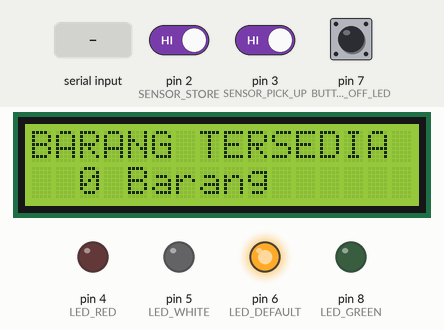
Recording of a sketch running on a simulated Arduino Uno, built with avr-gcc and run on an emulated ATmega328P. On the bench: 16×2 character LCD, output pins drawn as LEDs (lit = HIGH). The inputs (shaded band) are chosen by the test bench; at power-on: pin 7 (BUTTON_OFF_LED) HIGH, pin 2 (SENSOR_STORE) HIGH, pin 3 (SENSOR_PICK_UP) HIGH. Pins used as bus, display or sensor lines are not drawn; what the sketch prints to the serial monitor is not drawn.

Above: at 2.6 s.
2.7 s: "1423265828\n" received over Serial
At 4.8 s:
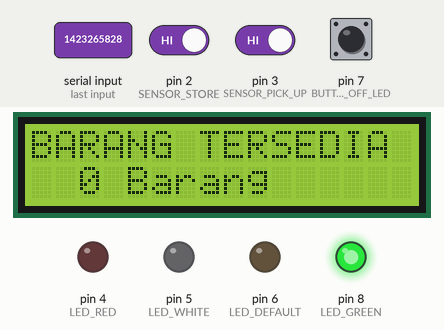
5.2 s: "382821947\n" received over Serial
At 7.4 s:
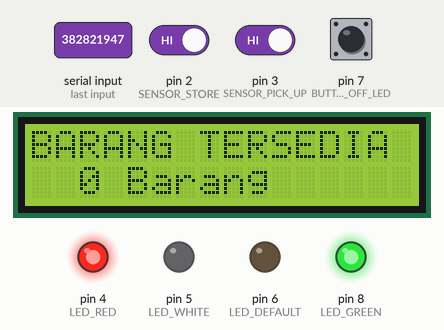
7.7 s: "1206265902\n" received over Serial
At 9.2 s:
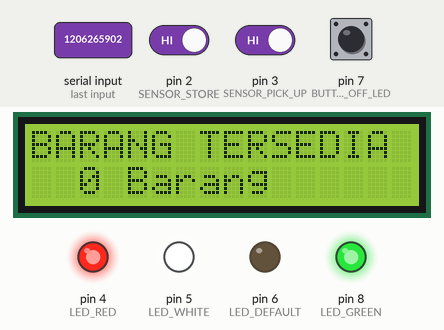
11.7 s: pin 7 (BUTTON_OFF_LED) pulled LOW for 0.15 s
At 12.7 s:
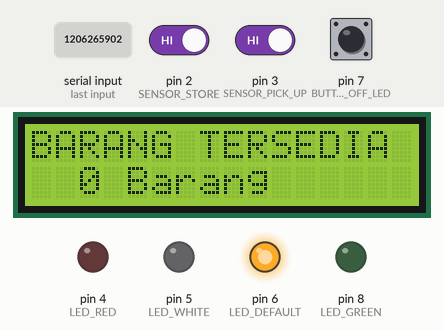
13.3 s: "382821947\n" received over Serial
At 15.6 s:
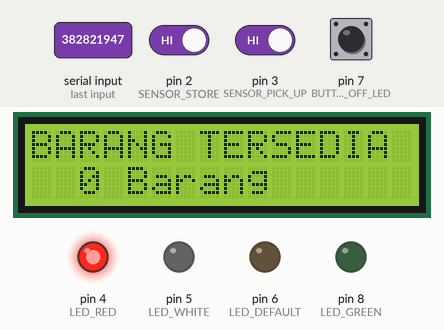
Timing chart, 0 to 16.7 s (numbered marks = the images above; inputs shaded):
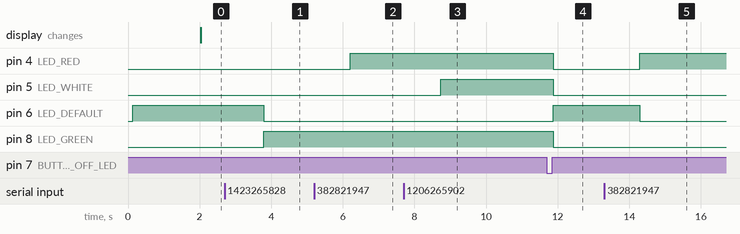

Measured:
- after the input at 2.7 s, pin 6 (LED_DEFAULT): HIGH → LOW after 1.1 s; pin 8 (LED_GREEN): LOW → HIGH after 1.1 s
- after the input at 5.2 s, pin 4 (LED_RED): LOW → HIGH after 1.0 s
- after the input at 7.7 s, pin 5 (LED_WHITE): LOW → HIGH after 1.0 s
- after the input at 11.7 s, pin 4 (LED_RED), pin 5 (LED_WHITE), pin 8 (LED_GREEN): HIGH → LOW after 0.17 s; pin 6 (LED_DEFAULT): LOW → HIGH after 0.17 s
- after the input at 13.3 s, pin 4 (LED_RED): LOW → HIGH after 1.0 s; pin 6 (LED_DEFAULT): HIGH → LOW after 1.0 s

The sketch:

STORE_APP_USING_RFFID_AND_IR_SENSOR.ino
```cpp
/*
* Created: 2 Juli 2024
*Author: Ridwan Bahari
*/

#include <SPI.h>
#include <MFRC522.h>
#include <LiquidCrystal_I2C.h>

#define SENSOR_STORE (2)
#define SENSOR_PICK_UP (3)
#define DETECTED (0)
#define EMPTY (0)

#define LED_GREEN (8)
#define LED_RED (4)
#define LED_WHITE (5)
#define LED_DEFAULT (6)
#define BUTTON_OFF_LED (7)
// INPUT
#define SS_PIN (10)
#define RST_PIN (9)
#define DELAY_RFID_SYS (100)
#define DELAY_COUNT_SYS (2000)
#define serial_buffer_len (80)

char serial_buffer[serial_buffer_len];

uint8_t BUTTON_COUNT = 0;
uint8_t flag_ID = 0;
uint8_t BUTTON_DATA;

uint32_t dataTest = 0;
uint32_t COUNT_ = 0;
uint32_t RFID_CARD = 0;
uint32_t prev_time_delay_rfid = 0;
uint32_t prev_time_delay_count = 0;

int buttonState;             // the current reading from the input pin
int lastButtonState = HIGH;  // the previous reading from the input pin

unsigned long lastDebounceTime = 0;  // the last time the output pin was toggled
unsigned long debounceDelay = 50;    // the debounce time; increase if the output flickers

String input_uart = "";

static bool flag_store = false;
static bool flag_pick_up = false;

LiquidCrystal_I2C lcd(0x27, 16, 2);  // I2C address 0x27, 16 column and 2 rows
MFRC522 rfid(SS_PIN, RST_PIN);

// Init array that will store new NUID
byte nuidPICC[4];
void setup() {
  Serial.begin(9600);

  pinMode(LED_GREEN, OUTPUT);
  pinMode(LED_RED, OUTPUT);
  pinMode(LED_WHITE, OUTPUT);
  pinMode(LED_DEFAULT, OUTPUT);

  pinMode(BUTTON_OFF_LED, INPUT_PULLUP);
  pinMode(SENSOR_STORE, INPUT_PULLUP);
  pinMode(SENSOR_PICK_UP, INPUT_PULLUP);

  attachInterrupt(digitalPinToInterrupt(SENSOR_STORE), store_intterupt_callback, RISING);
  attachInterrupt(digitalPinToInterrupt(SENSOR_PICK_UP), pick_up_interrupt_callback, RISING);

  lcd.init();  // initialize the lcd
  lcd.backlight();

  SPI.begin();      // Init SPI bus
  rfid.PCD_Init();  // Init MFRC522
  Serial.println(F("Scan RFID NUID..."));

  lcd.clear();
  lcd.setCursor(4, 0);
  lcd.print("APLIKASI");
  lcd.setCursor(2, 1);
  lcd.print("PENYIMPANAN");

  digitalWrite(LED_GREEN, LOW);
  digitalWrite(LED_RED, LOW);
  digitalWrite(LED_WHITE, LOW);
  digitalWrite(LED_DEFAULT, HIGH);
  delay(1000);
}

void loop() {

  if (millis() < prev_time_delay_rfid)
    prev_time_delay_rfid = 0;

  if (millis() < prev_time_delay_count)
    prev_time_delay_count = 0;

  if (millis() - prev_time_delay_rfid > DELAY_RFID_SYS) {
    prev_time_delay_rfid = millis();

    if (Serial.available() > 0) {
      if (read_serial_input(Serial.read(), serial_buffer, serial_buffer_len) > 0) {
        input_uart = String(serial_buffer);
      }
    }

    BUTTON_DATA = digitalRead(BUTTON_OFF_LED);

    readRFID();
    debounce_button(BUTTON_DATA);
    led_state();
  }

  if (millis() - prev_time_delay_count > DELAY_COUNT_SYS) {
    prev_time_delay_count = millis();
    store_and_pickUp();
  }
}

void readRFID() {
  // Look for new card
  if (!rfid.PICC_IsNewCardPresent())
    return;
  // Verify if the NUID has been readed
  if (!rfid.PICC_ReadCardSerial())
    return;

  // Store NUID into nuidPICC array
  for (byte i = 0; i < 4; i++) {
    nuidPICC[i] = rfid.uid.uidByte[i];
  }

  Serial.print(F("RFID tag: "));
  RFID_CARD = passing_data(rfid.uid.uidByte, rfid.uid.size);
  Serial.println(RFID_CARD);
  // }

  // Halt PICC
  rfid.PICC_HaltA();
  // Stop encryption on PCD
  rfid.PCD_StopCrypto1();
}

uint32_t passing_data(byte *buffer, byte bufferSize) {
  uint32_t data_;
  data_ = (uint32_t)((uint32_t)(buffer[0]) << 24 | (uint32_t)(buffer[1]) << 16 | (uint32_t)(buffer[2]) << 8 | (uint32_t)(buffer[3]));
  return data_;
}

void led_state() {

  if (RFID_CARD == 1423265828 || input_uart == "1423265828")
    flag_ID = 1;

  else if (RFID_CARD == 382821947 || input_uart == "382821947")
    flag_ID = 2;

  else if (RFID_CARD == 1206265902 || input_uart == "1206265902")
    flag_ID = 3;

  if (flag_ID == 1) {
    Serial.print("Data UART1: ");
    Serial.println(input_uart);
    digitalWrite(LED_DEFAULT, LOW);
    digitalWrite(LED_GREEN, HIGH);
    input_uart = "";
    flag_ID = 0;
    RFID_CARD = 0;
  } else if (flag_ID == 2) {
    Serial.print("Data UART2: ");
    Serial.println(input_uart);
    digitalWrite(LED_RED, HIGH);
    digitalWrite(LED_DEFAULT, LOW);
    input_uart = "";
    flag_ID = 0;
    RFID_CARD = 0;
  } else if (flag_ID == 3) {
    Serial.print("Data UART3: ");
    Serial.println(input_uart);
    digitalWrite(LED_WHITE, HIGH);
    digitalWrite(LED_DEFAULT, LOW);
    input_uart = "";
    flag_ID = 0;
    RFID_CARD = 0;
  }
}

void debounce_button(uint8_t data_) {
  // If the switch changed, due to noise or pressing:
  if (data_ != lastButtonState) {
    // reset the debouncing timer
    lastDebounceTime = millis();
  }

  if ((millis() - lastDebounceTime) > debounceDelay) {

    // if the button state has changed:
    if (data_ != buttonState) {
      buttonState = data_;

      // only toggle the LED if the new button state is HIGH
      if (buttonState == LOW) {
        digitalWrite(LED_DEFAULT, HIGH);
        digitalWrite(LED_GREEN, LOW);
        digitalWrite(LED_RED, LOW);
        digitalWrite(LED_WHITE, LOW);
        input_uart = "";
        flag_ID = 0;
        RFID_CARD = 0;
      }
    }
  }
  lastButtonState = data_;
}

void store_intterupt_callback() {
  flag_store = true;
}

void pick_up_interrupt_callback() {
  flag_pick_up = true;
}

void store_and_pickUp() {
  char buff[10];

  if (flag_store == true) {
    flag_store = false;
    COUNT_ += 1;
  }

  if (flag_pick_up == true) {
    flag_pick_up = false;
    if (COUNT_ != EMPTY) {
      COUNT_ -= 1;
    }
  }

  sprintf(buff, "%d Barang", COUNT_);

  lcd.clear();                   // clear display
  lcd.setCursor(0, 0);           // move cursor to   (0, 0)
  lcd.print("BARANG TERSEDIA");  // print message at (2, 1)
  lcd.setCursor(2, 1);           // move cursor to   (2, 1)
  lcd.print(buff);               // print message at (0, 0)
}

// funtion to read user serial input
int read_serial_input(int read_ch, char *buffer, int len) {
  static int pos = 0;
  int rpos;
  if (read_ch > 0) {
    switch (read_ch) {
      case '\r':  // Ignore CR
        break;
      case '\n':  // Return on new-line
        rpos = pos;
        pos = 0;  // Reset position index ready for next time
        return rpos;
      default:
        if (pos < len - 1) {
          buffer[pos++] = read_ch;
          buffer[pos] = 0;
        }
    }
  }
  return 0;
}
```
